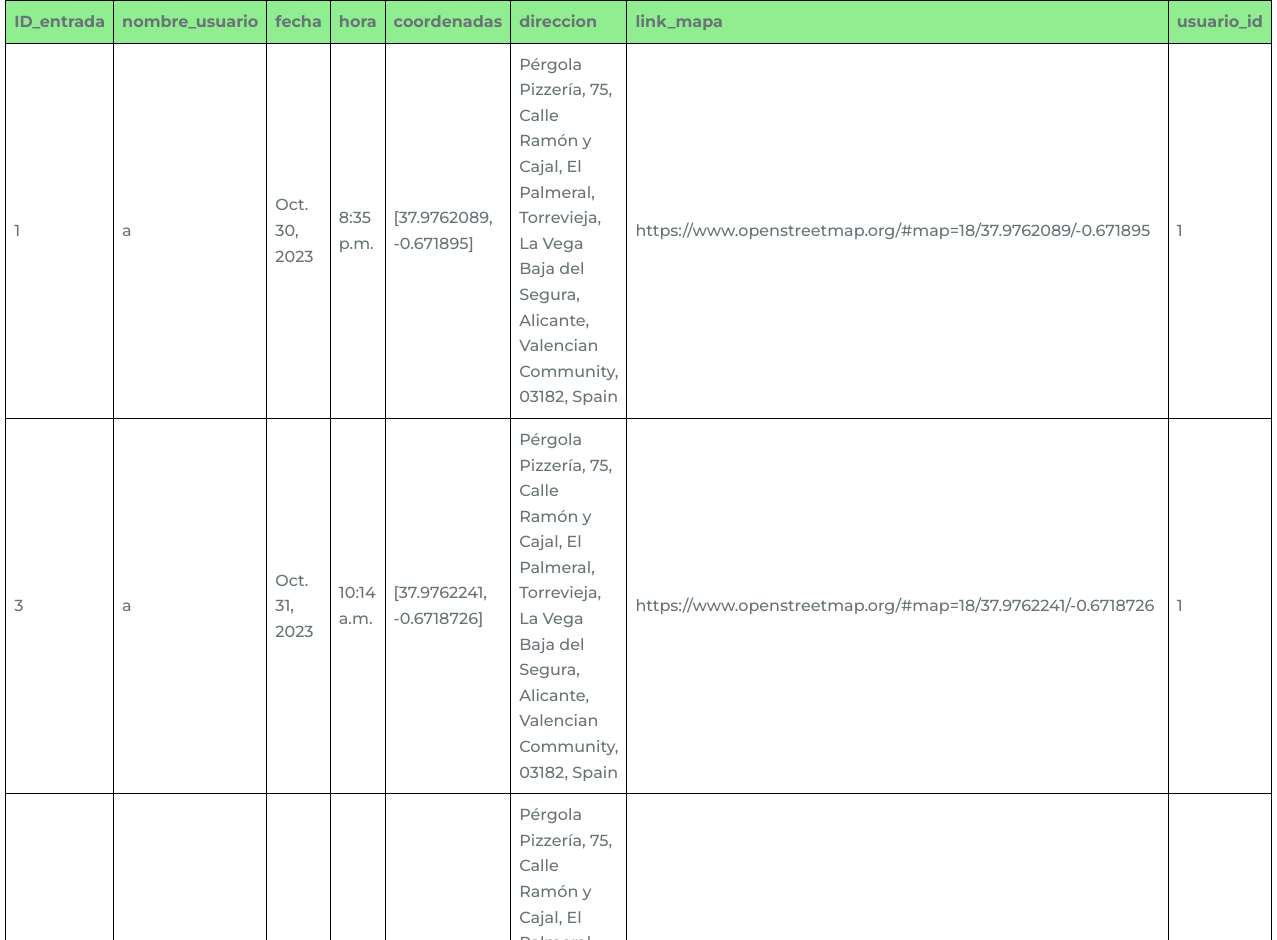
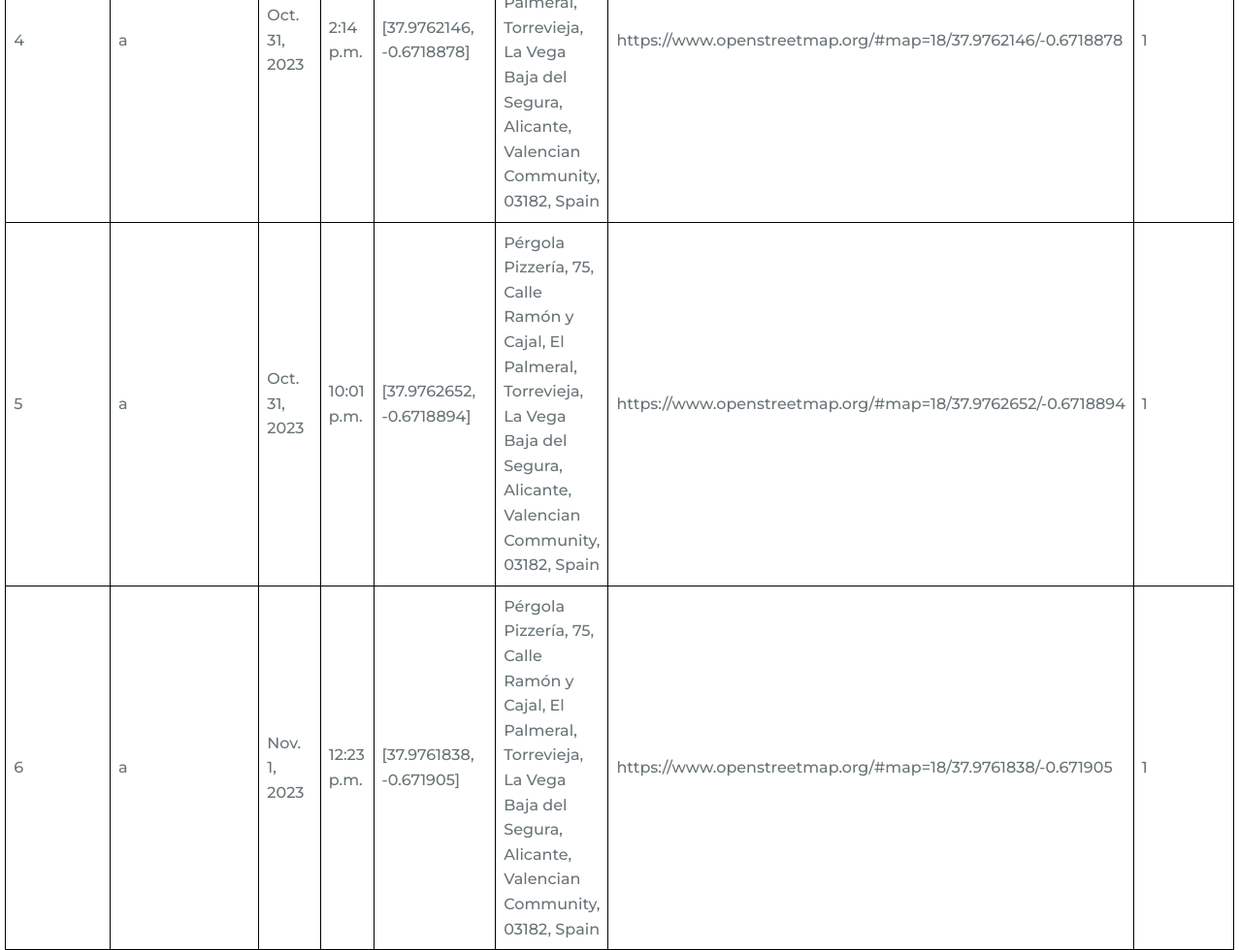
Page /entradas_nombre_usuario/a/ on the committed database (2 pictures, top to bottom).
### gestionEmpleados/models.py (models this page shows, shortened)
class Entrada(models.Model):
    id_entrada=models.AutoField(primary_key=True)
    usuario=models.ForeignKey(Usuario,on_delete=models.CASCADE,related_name='entradas')
    nombre_usuario=models.CharField(max_length=200)
    fecha=models.DateField()
    hora=models.TimeField(auto_now_add=True)
    coordenadas=models.CharField(max_length=500)
    direccion=models.CharField(max_length=1000)
    link_mapa=models.CharField(max_length=1000)
    """
    @property
    def nombre_usuario(self):
        return self.usuario.nombre
    """

### gestionEmpleados/views.py (the view)
# urls.py: path('entradas_nombre_usuario/<str:nombre_usuario>/',views.entradas_nombre,name='entradas_nombre'),
def entradas_nombre(request,nombre_usuario):
    entradas=Entrada.objects.filter(nombre_usuario=nombre_usuario)
    return render(request, 'entradas_nombre_usuario.html',{'entradas': entradas})

### gestionEmpleados/templates/entradas_nombre_usuario.html (shortened to what this page needs)
{% load static %}
<!DOCTYPE html>
<html>
    <head>
        <link rel="stylesheet" href="{% static 'assets/css/styles.css' %}">
    </head>
    <body>
        <table>
            <thead>
              <tr>
                <th>ID_entrada</th>
                <th>nombre_usuario</th>
                <th>fecha</th>
                <th>hora</th>
                <th>coordenadas</th>
                <th>direccion</th>
                <th>link_mapa</th>
                <th>usuario_id</th>
              </tr>
            </thead>
            <tbody>
              {% for entrada in entradas %}
              <tr data-username="{{entrada.nombre_usuario}}">
                  <td>{{ entrada.id_entrada }}</td>
                  <td>{{ entrada.nombre_usuario }}</td>
                  <td>{{ entrada.fecha }}</td>
                  <td>{{ entrada.hora }}</td>
                  <td>{{entrada.coordenadas}}</td>
                  <td>{{entrada.direccion}}</td>
                  <td>{{entrada.link_mapa}}</td>
                  <td>{{entrada.usuario_id}}</td>
                </tr>
              {% endfor %}
            </tbody>
          </table>
    </body>
</html>

### static/assets/css/styles.css (style rules this page uses)
:root { --header-height: 3rem; --font-medium: 500; }
:root { --first-color: #5361FF; --white-color: #FAFAFF; --dark-color: #2A3B47; --text-color: #697477; }
:root { --body-font: 'Montserrat', sans-serif; --big-font-size: 6.25; --h2-font-size: 1.25rem; --normal-font-size: .938rem; --small-font-size: .813rem; }
@media screen and (min-width: 768px) { :root { --big-font-size: 10.5rem; --h2-font-size: 2rem; --normal-font-size: 1rem; --small-font-size: .875rem; } }
:root { --mb-1: .5rem; --mb-2: 1rem; --mb-3: 1.5rem; --mb-4: 2rem; }
:root { --z-fixed: 100; }
*,::before,::after { box-sizing: border-box; }
html { scroll-behavior: smooth; }
body { margin: var(--header-height) 0 0 0; font-family: var(--body-font); font-size: var(--normal-font-size); font-weight: var(--font-medium); color: var(--text-color); line-height: 1.6; }
@media screen and (min-width: 768px) { body { margin: 0; } }
table { border-collapse: collapse; width: 80%; margin: 0 auto; }
tr { border-bottom: 1px solid #ccc; }
th { background-color: #90EE90; font-weight: bold; padding: 8px; text-align: left; border: 1px solid #000; }
td { padding: 8px; border: 1px solid #000; }

### rows in the picture
Entrada: id_entrada "1", nombre_usuario "a", fecha "Oct. 30, 2023", hora "8:35 p.m.", coordenadas "[37.9762089, -0.671895]", direccion "Pérgola Pizzería, 75, Calle Ramón y Cajal, El Palmeral, Torrevieja, La Vega Baja del Segura, Alicante, Valencian Community, 03182, Spain", link_mapa "https://www.openstreetmap.org/#map=18/37.9762089/-0.671895", usuario_id "1"
Entrada: id_entrada "3", nombre_usuario "a", fecha "Oct. 31, 2023", hora "10:14 a.m.", coordenadas "[37.9762241, -0.6718726]", direccion "Pérgola Pizzería, 75, Calle Ramón y Cajal, El Palmeral, Torrevieja, La Vega Baja del Segura, Alicante, Valencian Community, 03182, Spain", link_mapa "https://www.openstreetmap.org/#map=18/37.9762241/-0.6718726", usuario_id "1"
Entrada: id_entrada "4", nombre_usuario "a", fecha "Oct. 31, 2023", hora "2:14 p.m.", coordenadas "[37.9762146, -0.6718878]", direccion "Pérgola Pizzería, 75, Calle Ramón y Cajal, El Palmeral, Torrevieja, La Vega Baja del Segura, Alicante, Valencian Community, 03182, Spain", link_mapa "https://www.openstreetmap.org/#map=18/37.9762146/-0.6718878", usuario_id "1"
Entrada: id_entrada "5", nombre_usuario "a", fecha "Oct. 31, 2023", hora "10:01 p.m.", coordenadas "[37.9762652, -0.6718894]", direccion "Pérgola Pizzería, 75, Calle Ramón y Cajal, El Palmeral, Torrevieja, La Vega Baja del Segura, Alicante, Valencian Community, 03182, Spain", link_mapa "https://www.openstreetmap.org/#map=18/37.9762652/-0.6718894", usuario_id "1"
Entrada: id_entrada "6", nombre_usuario "a", fecha "Nov. 1, 2023", hora "12:23 p.m.", coordenadas "[37.9761838, -0.671905]", direccion "Pérgola Pizzería, 75, Calle Ramón y Cajal, El Palmeral, Torrevieja, La Vega Baja del Segura, Alicante, Valencian Community, 03182, Spain", link_mapa "https://www.openstreetmap.org/#map=18/37.9761838/-0.671905", usuario_id "1"
